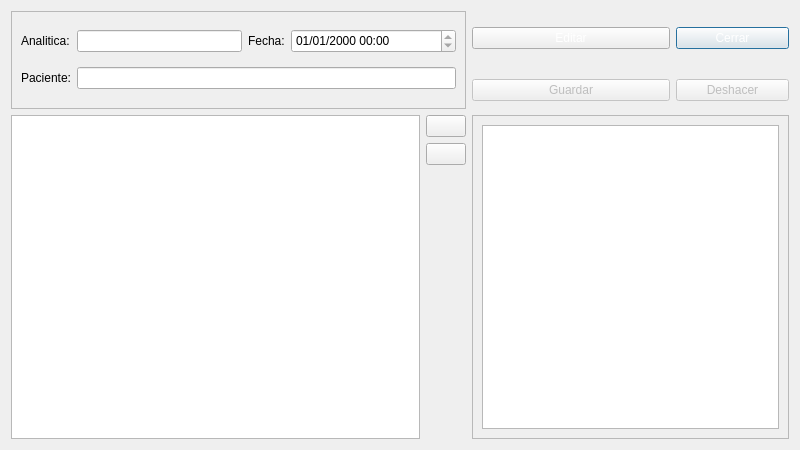
<?xml version="1.0" encoding="UTF-8"?>
<ui version="4.0">
 <class>FrmVerAnalitica</class>
 <widget class="QDialog" name="FrmVerAnalitica">
  <property name="windowModality">
   <enum>Qt::WindowModal</enum>
  </property>
  <property name="geometry">
   <rect>
    <x>0</x>
    <y>0</y>
    <width>800</width>
    <height>450</height>
   </rect>
  </property>
  <property name="windowTitle">
   <string>Visor  de Analiticas</string>
  </property>
  <property name="windowIcon">
   <iconset resource="../Maya.qrc">
    <normaloff>:/Icons/PNG/Maya.png</normaloff>:/Icons/PNG/Maya.png</iconset>
  </property>
  <layout class="QGridLayout" name="gridGeneral">
   <item row="0" column="3">
    <widget class="QPushButton" name="btnCerrar">
     <property name="maximumSize">
      <size>
       <width>113</width>
       <height>16777215</height>
      </size>
     </property>
     <property name="layoutDirection">
      <enum>Qt::LeftToRight</enum>
     </property>
     <property name="styleSheet">
      <string notr="true">QPushButton:disabled{color: 0; }
QPushButton:enabled{color: rgb(255,255,255); }</string>
     </property>
     <property name="text">
      <string>Cerrar</string>
     </property>
     <property name="icon">
      <iconset resource="../Maya.qrc">
       <normaloff>:/Icons/PNG/Exit.png</normaloff>:/Icons/PNG/Exit.png</iconset>
     </property>
     <property name="checkable">
      <bool>false</bool>
     </property>
     <property name="checked">
      <bool>false</bool>
     </property>
    </widget>
   </item>
   <item row="0" column="0" rowspan="2" colspan="2">
    <widget class="QFrame" name="frame">
     <property name="minimumSize">
      <size>
       <width>0</width>
       <height>98</height>
      </size>
     </property>
     <property name="styleSheet">
      <string notr="true"/>
     </property>
     <property name="frameShape">
      <enum>QFrame::StyledPanel</enum>
     </property>
     <property name="frameShadow">
      <enum>QFrame::Raised</enum>
     </property>
     <layout class="QGridLayout" name="gridLayout_3">
      <item row="0" column="0">
       <widget class="QLabel" name="label">
        <property name="text">
         <string>Analitica:</string>
        </property>
       </widget>
      </item>
      <item row="0" column="1">
       <widget class="QLineEdit" name="txtAnalitica">
        <property name="styleSheet">
         <string notr="true"/>
        </property>
        <property name="readOnly">
         <bool>true</bool>
        </property>
       </widget>
      </item>
      <item row="0" column="2">
       <widget class="QLabel" name="label_2">
        <property name="text">
         <string>Fecha:</string>
        </property>
       </widget>
      </item>
      <item row="0" column="3">
       <widget class="QDateTimeEdit" name="txtFechaAnalitica">
        <property name="minimumSize">
         <size>
          <width>165</width>
          <height>24</height>
         </size>
        </property>
        <property name="styleSheet">
         <string notr="true"/>
        </property>
        <property name="readOnly">
         <bool>true</bool>
        </property>
        <property name="displayFormat">
         <string>dd/MM/yyyy HH:mm</string>
        </property>
       </widget>
      </item>
      <item row="1" column="0">
       <widget class="QLabel" name="label_3">
        <property name="text">
         <string>Paciente:</string>
        </property>
       </widget>
      </item>
      <item row="1" column="1" colspan="3">
       <widget class="QLineEdit" name="txtPaciente">
        <property name="styleSheet">
         <string notr="true"/>
        </property>
        <property name="readOnly">
         <bool>true</bool>
        </property>
       </widget>
      </item>
     </layout>
    </widget>
   </item>
   <item row="0" column="2">
    <widget class="QPushButton" name="btnEditar">
     <property name="styleSheet">
      <string notr="true">QPushButton:disabled{color: 0; }
QPushButton:enabled{color: rgb(255,255,255); }</string>
     </property>
     <property name="text">
      <string>Editar</string>
     </property>
     <property name="icon">
      <iconset resource="../Maya.qrc">
       <normaloff>:/Icons/PNG/edit.png</normaloff>:/Icons/PNG/edit.png</iconset>
     </property>
    </widget>
   </item>
   <item row="2" column="1">
    <widget class="QPushButton" name="btnaddlinea">
     <property name="text">
      <string/>
     </property>
     <property name="icon">
      <iconset resource="../Maya.qrc">
       <normaloff>:/Icons/PNG/add.png</normaloff>:/Icons/PNG/add.png</iconset>
     </property>
    </widget>
   </item>
   <item row="3" column="1">
    <widget class="QPushButton" name="btnDeleteLinea">
     <property name="text">
      <string/>
     </property>
     <property name="icon">
      <iconset resource="../Maya.qrc">
       <normaloff>:/Icons/PNG/Delete.png</normaloff>:/Icons/PNG/Delete.png</iconset>
     </property>
    </widget>
   </item>
   <item row="1" column="2">
    <widget class="QPushButton" name="btnGuardar">
     <property name="enabled">
      <bool>false</bool>
     </property>
     <property name="styleSheet">
      <string notr="true">QPushButton:disabled{color: 0; }
QPushButton:enabled{color: rgb(255,255,255); }</string>
     </property>
     <property name="text">
      <string>Guardar</string>
     </property>
     <property name="icon">
      <iconset resource="../Maya.qrc">
       <normaloff>:/Icons/PNG/Save.png</normaloff>:/Icons/PNG/Save.png</iconset>
     </property>
    </widget>
   </item>
   <item row="1" column="3">
    <widget class="QPushButton" name="btnDeshacer">
     <property name="enabled">
      <bool>false</bool>
     </property>
     <property name="styleSheet">
      <string notr="true">QPushButton:disabled{color: 0; }
QPushButton:enabled{color: rgb(255,255,255); }</string>
     </property>
     <property name="text">
      <string>Deshacer</string>
     </property>
     <property name="icon">
      <iconset resource="../Maya.qrc">
       <normaloff>:/Icons/PNG/undo.png</normaloff>:/Icons/PNG/undo.png</iconset>
     </property>
    </widget>
   </item>
   <item row="4" column="1">
    <spacer name="verticalSpacer">
     <property name="orientation">
      <enum>Qt::Vertical</enum>
     </property>
     <property name="sizeHint" stdset="0">
      <size>
       <width>20</width>
       <height>40</height>
      </size>
     </property>
    </spacer>
   </item>
   <item row="2" column="2" rowspan="3" colspan="2">
    <widget class="QFrame" name="frame_2">
     <property name="minimumSize">
      <size>
       <width>317</width>
       <height>0</height>
      </size>
     </property>
     <property name="styleSheet">
      <string notr="true"/>
     </property>
     <property name="frameShape">
      <enum>QFrame::StyledPanel</enum>
     </property>
     <property name="frameShadow">
      <enum>QFrame::Raised</enum>
     </property>
     <layout class="QGridLayout" name="gridLayout_2">
      <item row="0" column="0">
       <widget class="QTextEdit" name="txcomentarios">
        <property name="styleSheet">
         <string notr="true"/>
        </property>
        <property name="readOnly">
         <bool>true</bool>
        </property>
       </widget>
      </item>
     </layout>
    </widget>
   </item>
   <item row="2" column="0" rowspan="3">
    <widget class="QTableWidget" name="tablaAnalitica"/>
   </item>
  </layout>
 </widget>
 <resources>
  <include location="../Maya.qrc"/>
 </resources>
 <connections/>
</ui>
